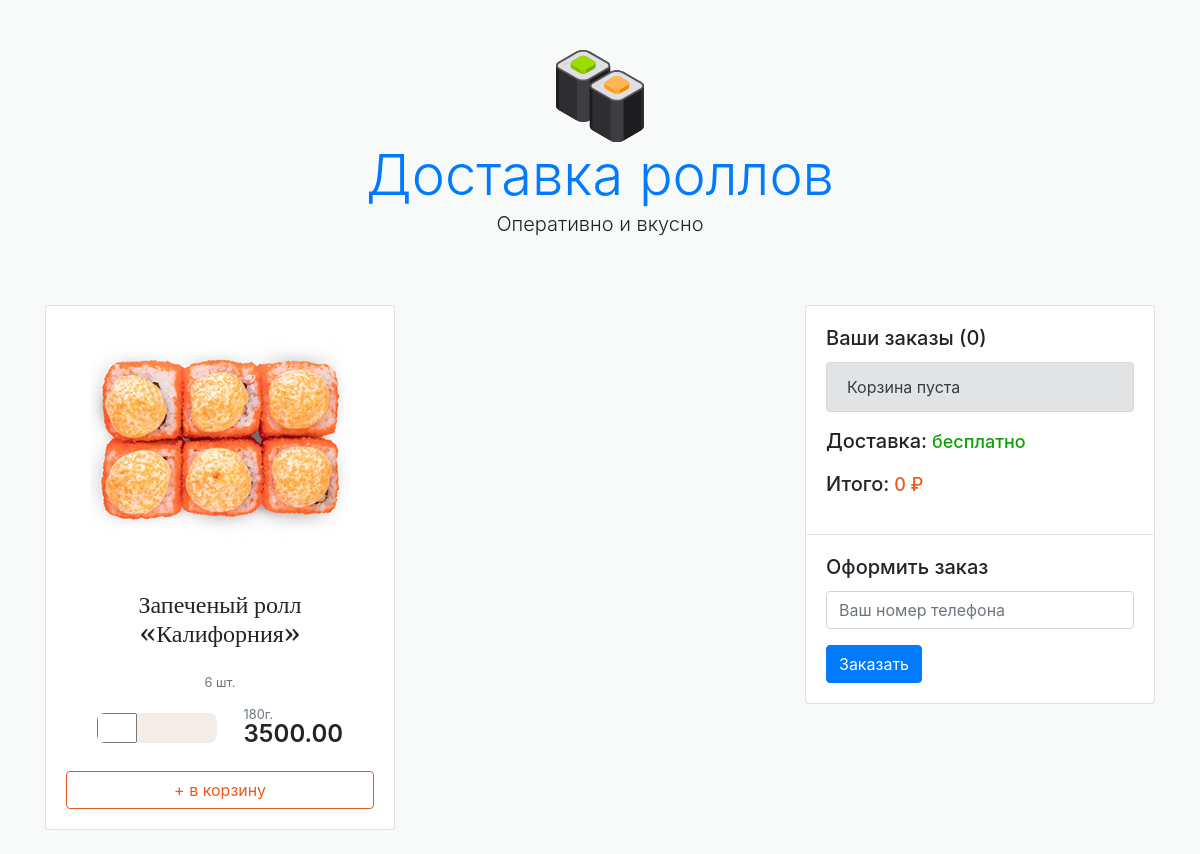
Page /product/3/ on the committed database.
### products/models.py (models this page shows, shortened)
class Product(models.Model):
    name = models.CharField(max_length=64, blank=True, null=True, default=None) # Название продукта
    price = models.DecimalField(max_digits=10, decimal_places=2, default=0)     # Цена за еденицу
    nmb = models.IntegerField(default=1)                                        # Выбор колличества
    short_descpription = models.TextField(blank=True, null=True, default=None)  # Короткое описание продукта
    description = models.TextField(blank=True, null=True, default=None)         # Полное описание продукта
    is_active = models.BooleanField(default=True)                               # Включение и отключени продукта для отображения на сайте
    created = models.DateTimeField(auto_now_add=True, auto_now=False)
    updated = models.DateTimeField(auto_now_add=False, auto_now=True)
    def main_image(self):
        return self.productimage_set.get(is_main=True, is_active=True)
    class Meta:
        verbose_name = 'Товар'
        verbose_name_plural = 'Товары'

class ProductImage(models.Model):
    product = models.ForeignKey(Product, on_delete=models.CASCADE, blank=True, null=True, default=None)  # Связанная модель
    image = models.ImageField(upload_to="products_images/")                                              # Картинка продукта
    is_main = models.BooleanField(default=True)                                                          # Включение продукта из фото для отображения на сайте
    is_active = models.BooleanField(default=True)                                                        # Включение основной картинки для отображения на продукте
    created = models.DateTimeField(auto_now_add=True, auto_now=False)
    updated = models.DateTimeField(auto_now_add=False, auto_now=True)
    class Meta:
        verbose_name = 'Фотография'
        verbose_name_plural = 'Фотографии'

### products/views.py (the view)
# urls.py: path('product/<product_id>/', product, name="product"),
def product(request, product_id):
    product_image = ProductImage.objects.filter(is_active=True, is_main=True)
    product = Product.objects.get(id=product_id)
    session_key = request.session.session_key
    if not session_key:
        request.session.cycle_key()
    print(request.session.session_key)
    return render(request, 'products/product.html', {'products_images': product_image, 'product': product})

### orders/context_processors.py (called while the page is built)
def getting_basket_info(request):
    session_key = request.session.session_key
    if not session_key:
        request.session["session_key"] = 123
        request.session.cycle_key()
    products_in_basket = ProductInBasket.objects.filter(session_key=session_key, is_active=True, order__isnull=True)
    products_total_nmb = products_in_basket.count()
    all_products_in_order = products_in_basket
    order_total_price = 0
    for item in all_products_in_order:
        order_total_price += item.total_price
    return locals()

### templates/products/product.html (shortened to what this page needs)
{% extends 'base.html' %}
{% load static %}
{% block content %}
      <div class="col-md-6">
         <form id="form_buying_product" method="POST" class="form-inline" action="{% url 'basket_adding' %}">
            <div class="card mb-4" data-id="{{ product.id }}">
               <img src="{{ product.main_image.image.url }}" class="product-img" alt="">
               <div class="card-body text-center">
                  <h4 id="user_name_input" class="item-title">{{ product.name }}</h4>
                  <p><small data-items-in-box class="text-muted">6 шт.</small></p>
                  <div class="details-wrapper">
                     <div class="items counter-wrapper">
                        <input type="number" class="items__current" min="1" name="number" id="number">
                     </div>
                     <div class="price">
                        <div class="price__weight">180г.</div>
                        <div class="price__currency">{{ product.price }}</div>
                     </div>
                  </div>
                  <button data-cart type="submit" id="submit_btn" class="btn btn-block btn-outline-warning"
                  data-product_id = "{{ product.id }}"
                  data-image = "{{ product.main_image.image.url }}"
                  data-name = "{{ product.name }}"
                  data-price = "{{ product.price }}"
                  >+ в корзину</button>
               </div>
            </div>
         </form>
      </div>
{% endblock %}

### static/static/main.css (style rules this page uses)
body, html { background-color: #F8F9F9; height: 100%; }
h3, h4 { font-family: 'Merriweather', serif; }
.product-img { width: 265px; height: auto; margin-left: auto; margin-right: auto; }
.item-title { font-size: 1.5rem; font-weight: 500; font-family: 'Merriweather', serif; height: 70px; }
.details-wrapper { display: flex; justify-content: space-between; align-items: center; margin-bottom: 25px; width: 80%; margin-left: auto; margin-right: auto; }
.items { font-family: 'Merriweather', serif; background: #f2ede7; border-radius: 8px; width: 120px; display: flex; font-size: 18px; height: 30px; overflow: hidden; }
.items__current { width: 40px; }
.price { text-align: left; }
.price__weight { color: #6c757d!important; font-size: 80%; line-height: 1; }
.price__currency { font-size: 1.5rem; font-weight: 600; line-height: 1; }
.btn-outline-warning { color: #eb5a1e; border-color: #eb5a1e; }

### rows in the picture
Product: main_image.image (picture), name "Запеченый ролл «Калифорния»", price "3500.00"
